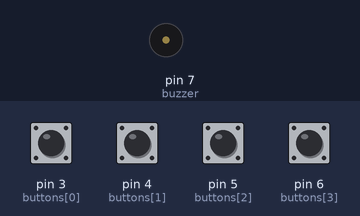
Recording of a sketch running on a simulated Arduino Uno, built with avr-gcc and run on an emulated ATmega328P. Shown: buzzer (waves = sounding). The test bench sets the inputs (shaded band); at power-on: pin 3 (buttons[0]), pin 4 (buttons[1]), pin 5 (buttons[2]), pin 6 (buttons[3]) LOW.

Above: at 1.2 s.
1.3 s: pin 3 (buttons[0]) pulled HIGH for 0.15 s
At 2.1 s:
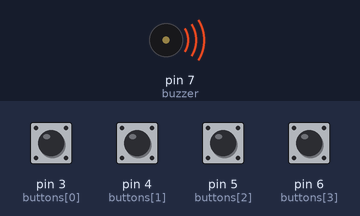
Timing chart, 0 to 4.3 s (numbered marks = the images above; inputs shaded):
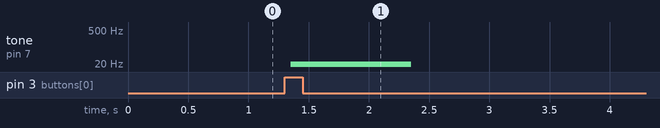

Measured:
- after the input at 1.3 s, tone on pin 7 (buzzer): silent → 10 Hz after 0.05 s, → silent 1.0 s later

The sketch:

Cau42-coi-4-nut.ino
```cpp
int buttons[] = {3, 4, 5, 6};
int tones[] = {10, 500, 1000, 6000};
int buzzer = 7;

void setup() {
  for (int i = 0; i < 4; i++) {
    pinMode(buttons[i], INPUT);
  }
  pinMode(buzzer, OUTPUT);
}

void loop() {
  for (int i = 0; i < 4; i++) {
    if (digitalRead(buttons[i]) == HIGH) {
      delay(50); // Ch?ng d?i
      tone(buzzer, tones[i]); // Phát âm thanh
      delay(1000);
      noTone(buzzer); // T?t còi

      // ??i ng??i dùng nh? nút
      while (digitalRead(buttons[i]) == HIGH) {
        delay(10);
      }
    }
  }
}
```
